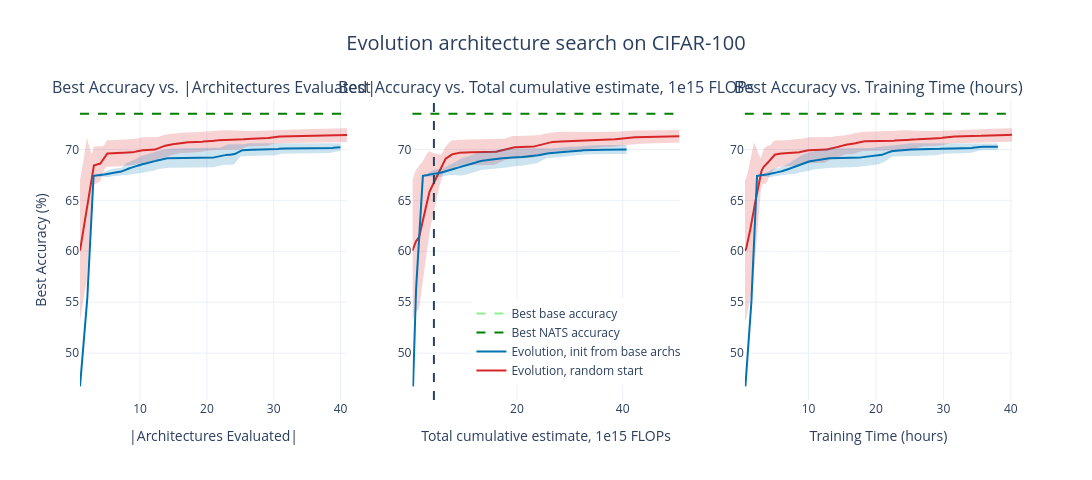

The cell this chart's notebook holds for it:
### Code cell
fig_copy.add_vline(x=4298215680000000/1e15, col=2, line=dict(width=2, dash='dash'))
fig_copy.add_trace(
            go.Scatter(
                x=[None], y=[None],
                mode="lines",
                name="Best base accuracy",
                line=dict(color="lightgreen", dash="dash", width=2),
            ),
            row=1,
            col=2
        )

# fig_copy.add_hline(
#             y=acc[11570], line_dash="dash", line_color="lightgreen", row=1, col=2
#         )

fig_copy.update_layout(
    title={
        'text': "Evolution architecture search on CIFAR-100",
        'x': 0.5,
        'xanchor': 'center',
        'font': {'size': 20}
    }
)

### Figure 1 — Plotly figure (JSON) as saved in the notebook; plotly's stock layout.template omitted (floating-point values rounded to 4 significant figures; data arrays with more than 128 entries replaced by an {"elided": "..."} marker saying what was removed)
{"data": [{"hoverinfo": "skip", "line": {"width": 0}, "mode": "lines", "showlegend": false, "type": "scatter", "x": {"elided": "500 float values"}, "xaxis": "x", "y": {"elided": "500 float values"}, "yaxis": "y"}, {"fill": "tonexty", "fillcolor": "rgba(214,39,40,0.2)", "hoverinfo": "skip", "line": {"width": 0}, "mode": "lines", "showlegend": false, "type": "scatter", "x": {"elided": "500 float values"}, "xaxis": "x", "y": {"elided": "500 float values"}, "yaxis": "y"}, {"line": {"color": "rgba(214,39,40,1)", "width": 2}, "mode": "lines", "name": "Evolution, random start", "type": "scatter", "x": {"elided": "500 float values"}, "xaxis": "x", "y": {"elided": "500 float values"}, "yaxis": "y"}, {"hoverinfo": "skip", "line": {"width": 0}, "mode": "lines", "showlegend": false, "type": "scatter", "x": {"elided": "500 float values"}, "xaxis": "x2", "y": {"elided": "500 float values"}, "yaxis": "y2"}, {"fill": "tonexty", "fillcolor": "rgba(214,39,40,0.2)", "hoverinfo": "skip", "line": {"width": 0}, "mode": "lines", "showlegend": false, "type": "scatter", "x": {"elided": "500 float values"}, "xaxis": "x2", "y": {"elided": "500 float values"}, "yaxis": "y2"}, {"line": {"color": "rgba(214,39,40,1)", "width": 2}, "mode": "lines", "name": "Evolution, random start", "showlegend": false, "type": "scatter", "x": {"elided": "500 float values"}, "xaxis": "x2", "y": {"elided": "500 float values"}, "yaxis": "y2"}, {"hoverinfo": "skip", "line": {"width": 0}, "mode": "lines", "showlegend": false, "type": "scatter", "x": {"elided": "500 float values"}, "xaxis": "x3", "y": {"elided": "500 float values"}, "yaxis": "y3"}, {"fill": "tonexty", "fillcolor": "rgba(214,39,40,0.2)", "hoverinfo": "skip", "line": {"width": 0}, "mode": "lines", "showlegend": false, "type": "scatter", "x": {"elided": "500 float values"}, "xaxis": "x3", "y": {"elided": "500 float values"}, "yaxis": "y3"}, {"line": {"color": "rgba(214,39,40,1)", "width": 2}, "mode": "lines", "name": "Evolution, random start", "showlegend": false, "type": "scatter", "x": {"elided": "500 float values"}, "xaxis": "x3", "y": {"elided": "500 float values"}, "yaxis": "y3"}, {"hoverinfo": "skip", "line": {"width": 0}, "mode": "lines", "showlegend": false, "type": "scatter", "x": {"elided": "500 float values"}, "xaxis": "x", "y": {"elided": "500 float values"}, "yaxis": "y"}, {"fill": "tonexty", "fillcolor": "rgba(0,114,178,0.2)", "hoverinfo": "skip", "line": {"width": 0}, "mode": "lines", "showlegend": false, "type": "scatter", "x": {"elided": "500 float values"}, "xaxis": "x", "y": {"elided": "500 float values"}, "yaxis": "y"}, {"line": {"color": "rgba(0,114,178,1)", "width": 2}, "mode": "lines", "name": "Evolution, init from base archs", "type": "scatter", "x": {"elided": "500 float values"}, "xaxis": "x", "y": {"elided": "500 float values"}, "yaxis": "y"}, {"hoverinfo": "skip", "line": {"width": 0}, "mode": "lines", "showlegend": false, "type": "scatter", "x": {"elided": "500 float values"}, "xaxis": "x2", "y": {"elided": "500 float values"}, "yaxis": "y2"}, {"fill": "tonexty", "fillcolor": "rgba(0,114,178,0.2)", "hoverinfo": "skip", "line": {"width": 0}, "mode": "lines", "showlegend": false, "type": "scatter", "x": {"elided": "500 float values"}, "xaxis": "x2", "y": {"elided": "500 float values"}, "yaxis": "y2"}, {"line": {"color": "rgba(0,114,178,1)", "width": 2}, "mode": "lines", "name": "Evolution, init from base archs", "showlegend": false, "type": "scatter", "x": {"elided": "500 float values"}, "xaxis": "x2", "y": {"elided": "500 float values"}, "yaxis": "y2"}, {"hoverinfo": "skip", "line": {"width": 0}, "mode": "lines", "showlegend": false, "type": "scatter", "x": {"elided": "500 float values"}, "xaxis": "x3", "y": {"elided": "500 float values"}, "yaxis": "y3"}, {"fill": "tonexty", "fillcolor": "rgba(0,114,178,0.2)", "hoverinfo": "skip", "line": {"width": 0}, "mode": "lines", "showlegend": false, "type": "scatter", "x": {"elided": "500 float values"}, "xaxis": "x3", "y": {"elided": "500 float values"}, "yaxis": "y3"}, {"line": {"color": "rgba(0,114,178,1)", "width": 2}, "mode": "lines", "name": "Evolution, init from base archs", "showlegend": false, "type": "scatter", "x": {"elided": "500 float values"}, "xaxis": "x3", "y": {"elided": "500 float values"}, "yaxis": "y3"}, {"line": {"color": "green", "dash": "dash", "width": 2}, "mode": "lines", "name": "Best NATS accuracy", "type": "scatter", "x": [null], "xaxis": "x", "y": [null], "yaxis": "y"}, {"line": {"color": "lightgreen", "dash": "dash", "width": 2}, "mode": "lines", "name": "Best base accuracy", "type": "scatter", "x": [null], "xaxis": "x2", "y": [null], "yaxis": "y2"}], "layout": {"annotations": [{"font": {"size": 16}, "showarrow": false, "text": "Best Accuracy vs. |Architectures Evaluated|", "x": 0.1433, "xanchor": "center", "xref": "paper", "y": 1, "yanchor": "bottom", "yref": "paper"}, {"font": {"size": 16}, "showarrow": false, "text": "Best Accuracy vs. Total cumulative estimate, 1e15 FLOPs", "x": 0.5, "xanchor": "center", "xref": "paper", "y": 1, "yanchor": "bottom", "yref": "paper"}, {"font": {"size": 16}, "showarrow": false, "text": "Best Accuracy vs. Training Time (hours)", "x": 0.8567, "xanchor": "center", "xref": "paper", "y": 1, "yanchor": "bottom", "yref": "paper"}], "height": 480, "legend": {"x": 0.42, "y": 0.05}, "shapes": [{"line": {"color": "green", "dash": "dash"}, "type": "line", "x0": 0, "x1": 1, "xref": "x domain", "y0": 73.51, "y1": 73.51, "yref": "y"}, {"line": {"color": "green", "dash": "dash"}, "type": "line", "x0": 0, "x1": 1, "xref": "x2 domain", "y0": 73.51, "y1": 73.51, "yref": "y2"}, {"line": {"color": "green", "dash": "dash"}, "type": "line", "x0": 0, "x1": 1, "xref": "x3 domain", "y0": 73.51, "y1": 73.51, "yref": "y3"}, {"line": {"dash": "dash", "width": 2}, "type": "line", "x0": 4.298, "x1": 4.298, "xref": "x2", "y0": 0, "y1": 1, "yref": "y2 domain"}], "title": {"font": {"size": 20}, "text": "Evolution architecture search on CIFAR-100", "x": 0.5, "xanchor": "center"}, "width": 1600, "xaxis": {"anchor": "y", "domain": [0, 0.2867], "title": {"text": "|Architectures Evaluated|"}}, "xaxis2": {"anchor": "y2", "domain": [0.3567, 0.6433], "title": {"text": "Total cumulative estimate, 1e15 FLOPs"}}, "xaxis3": {"anchor": "y3", "domain": [0.7133, 1], "title": {"text": "Training Time (hours)"}}, "yaxis": {"anchor": "x", "domain": [0, 1], "range": [45.39, 74.85], "title": {"text": "Best Accuracy (%)"}}, "yaxis2": {"anchor": "x2", "domain": [0, 1], "range": [45.39, 74.85]}, "yaxis3": {"anchor": "x3", "domain": [0, 1], "range": [45.39, 74.85]}}}
